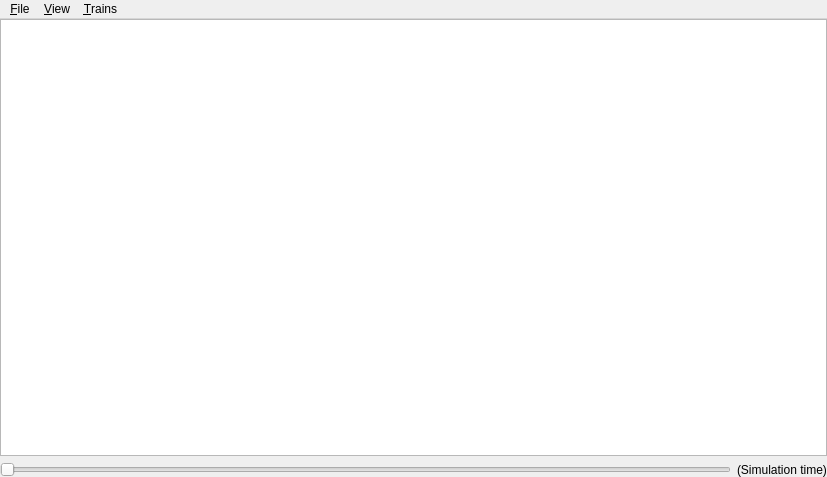
<?xml version="1.0" encoding="UTF-8"?>
<ui version="4.0">
 <class>MainWindow</class>
 <widget class="QMainWindow" name="MainWindow">
  <property name="geometry">
   <rect>
    <x>0</x>
    <y>0</y>
    <width>827</width>
    <height>477</height>
   </rect>
  </property>
  <property name="windowTitle">
   <string>Zusi Route Graph</string>
  </property>
  <widget class="QWidget" name="centralWidget">
   <layout class="QVBoxLayout" name="verticalLayout_2">
    <property name="margin">
     <number>0</number>
    </property>
    <item>
     <layout class="QVBoxLayout" name="verticalLayout">
      <item>
       <widget class="TrackView" name="trackView"/>
      </item>
      <item>
       <layout class="QHBoxLayout" name="horizontalLayout">
        <item>
         <widget class="QSlider" name="simTimeSlider">
          <property name="maximum">
           <number>0</number>
          </property>
          <property name="orientation">
           <enum>Qt::Horizontal</enum>
          </property>
         </widget>
        </item>
        <item>
         <widget class="QLabel" name="simTimeLabel">
          <property name="locale">
           <locale language="English" country="UnitedStates"/>
          </property>
          <property name="text">
           <string>(Simulation time)</string>
          </property>
         </widget>
        </item>
       </layout>
      </item>
     </layout>
    </item>
   </layout>
  </widget>
  <widget class="QMenuBar" name="menuBar">
   <property name="geometry">
    <rect>
     <x>0</x>
     <y>0</y>
     <width>827</width>
     <height>19</height>
    </rect>
   </property>
   <widget class="QMenu" name="menuFile">
    <property name="title">
     <string>&amp;File</string>
    </property>
    <addaction name="actionOpen"/>
    <addaction name="separator"/>
    <addaction name="actionOpenCapture"/>
    <addaction name="actionSaveCapture"/>
   </widget>
   <widget class="QMenu" name="menu_View">
    <property name="title">
     <string>&amp;View</string>
    </property>
    <addaction name="actionZoomIn"/>
    <addaction name="actionZoomOut"/>
    <addaction name="actionZoomFit"/>
    <addaction name="separator"/>
    <addaction name="actionShowSignalNames"/>
    <addaction name="actionShowViewPointNames"/>
    <addaction name="actionShowStartingPointNames"/>
    <addaction name="actionShowStationNames"/>
    <addaction name="actionShowAutomaticRegisters"/>
    <addaction name="actionShowManualRegisters"/>
    <addaction name="separator"/>
    <addaction name="actionShowUnreachableTrackElements"/>
    <addaction name="separator"/>
    <addaction name="actionTextScaling"/>
    <addaction name="actionAntiAliasing"/>
   </widget>
   <widget class="QMenu" name="menu_Trains">
    <property name="title">
     <string>&amp;Trains</string>
    </property>
    <addaction name="actionReconnectToZusi"/>
    <addaction name="separator"/>
    <addaction name="actionShowTrains"/>
    <addaction name="actionShowTrainName"/>
    <addaction name="actionShowCurrentSpeed"/>
    <addaction name="actionShowTargetSignal"/>
   </widget>
   <addaction name="menuFile"/>
   <addaction name="menu_View"/>
   <addaction name="menu_Trains"/>
  </widget>
  <action name="actionOpen">
   <property name="text">
    <string>&amp;Open route</string>
   </property>
   <property name="shortcut">
    <string>Ctrl+O</string>
   </property>
  </action>
  <action name="actionTextScaling">
   <property name="checkable">
    <bool>true</bool>
   </property>
   <property name="text">
    <string>&amp;Text scaling</string>
   </property>
   <property name="iconVisibleInMenu">
    <bool>true</bool>
   </property>
  </action>
  <action name="actionShowSignalNames">
   <property name="checkable">
    <bool>true</bool>
   </property>
   <property name="checked">
    <bool>true</bool>
   </property>
   <property name="text">
    <string>&amp;Signal names</string>
   </property>
   <property name="shortcut">
    <string>S</string>
   </property>
  </action>
  <action name="actionShowViewPointNames">
   <property name="checkable">
    <bool>true</bool>
   </property>
   <property name="checked">
    <bool>true</bool>
   </property>
   <property name="text">
    <string>&amp;View point names</string>
   </property>
   <property name="shortcut">
    <string>V</string>
   </property>
  </action>
  <action name="actionShowStartingPointNames">
   <property name="checkable">
    <bool>true</bool>
   </property>
   <property name="checked">
    <bool>true</bool>
   </property>
   <property name="text">
    <string>St&amp;arting point names</string>
   </property>
   <property name="shortcut">
    <string>T</string>
   </property>
  </action>
  <action name="actionAntiAliasing">
   <property name="checkable">
    <bool>true</bool>
   </property>
   <property name="checked">
    <bool>true</bool>
   </property>
   <property name="text">
    <string>A&amp;nti-aliasing</string>
   </property>
  </action>
  <action name="actionZoomIn">
   <property name="text">
    <string>Zoom &amp;in</string>
   </property>
   <property name="shortcut">
    <string>+</string>
   </property>
  </action>
  <action name="actionZoomOut">
   <property name="text">
    <string>Zoom &amp;out</string>
   </property>
   <property name="shortcut">
    <string>-</string>
   </property>
  </action>
  <action name="actionZoomFit">
   <property name="text">
    <string>&amp;Fit to window</string>
   </property>
   <property name="shortcut">
    <string>1</string>
   </property>
  </action>
  <action name="actionReconnectToZusi">
   <property name="enabled">
    <bool>false</bool>
   </property>
   <property name="text">
    <string>&amp;Reconnect to Zusi</string>
   </property>
  </action>
  <action name="actionShowTrains">
   <property name="checkable">
    <bool>true</bool>
   </property>
   <property name="checked">
    <bool>true</bool>
   </property>
   <property name="text">
    <string>&amp;Show trains</string>
   </property>
   <property name="shortcut">
    <string>Z</string>
   </property>
  </action>
  <action name="actionShowTrainName">
   <property name="checkable">
    <bool>true</bool>
   </property>
   <property name="checked">
    <bool>true</bool>
   </property>
   <property name="text">
    <string>Show train &amp;names</string>
   </property>
  </action>
  <action name="actionShowCurrentSpeed">
   <property name="checkable">
    <bool>true</bool>
   </property>
   <property name="checked">
    <bool>false</bool>
   </property>
   <property name="text">
    <string>Show &amp;current speed</string>
   </property>
  </action>
  <action name="actionShowTargetSignal">
   <property name="checkable">
    <bool>true</bool>
   </property>
   <property name="text">
    <string>Show &amp;target signal</string>
   </property>
  </action>
  <action name="actionShowStationNames">
   <property name="checkable">
    <bool>true</bool>
   </property>
   <property name="checked">
    <bool>true</bool>
   </property>
   <property name="text">
    <string>Stati&amp;on names</string>
   </property>
   <property name="shortcut">
    <string>H</string>
   </property>
  </action>
  <action name="actionOpenCapture">
   <property name="enabled">
    <bool>false</bool>
   </property>
   <property name="text">
    <string>Open &amp;capture</string>
   </property>
   <property name="shortcut">
    <string>Ctrl+Shift+O</string>
   </property>
  </action>
  <action name="actionSaveCapture">
   <property name="enabled">
    <bool>false</bool>
   </property>
   <property name="text">
    <string>&amp;Save capture</string>
   </property>
   <property name="shortcut">
    <string>Ctrl+S</string>
   </property>
  </action>
  <action name="actionShowUnreachableTrackElements">
   <property name="checkable">
    <bool>true</bool>
   </property>
   <property name="checked">
    <bool>true</bool>
   </property>
   <property name="text">
    <string>&amp;Unreachable track elements</string>
   </property>
   <property name="shortcut">
    <string>U</string>
   </property>
  </action>
  <action name="actionShowManualRegisters">
   <property name="checkable">
    <bool>true</bool>
   </property>
   <property name="text">
    <string>Manual &amp;registers</string>
   </property>
   <property name="shortcut">
    <string>R</string>
   </property>
  </action>
  <action name="actionShowAutomaticRegisters">
   <property name="checkable">
    <bool>true</bool>
   </property>
   <property name="text">
    <string>A&amp;utomatic registers</string>
   </property>
   <property name="shortcut">
    <string>Shift+R</string>
   </property>
  </action>
 </widget>
 <layoutdefault spacing="6" margin="11"/>
 <customwidgets>
  <customwidget>
   <class>TrackView</class>
   <extends>QGraphicsView</extends>
   <header>trackview.h</header>
   <slots>
    <signal>mouseDoubleClicked(QMouseEvent*)</signal>
   </slots>
  </customwidget>
 </customwidgets>
 <resources/>
 <connections>
  <connection>
   <sender>actionOpen</sender>
   <signal>triggered()</signal>
   <receiver>MainWindow</receiver>
   <slot>fileOpenTriggered()</slot>
   <hints>
    <hint type="sourcelabel">
     <x>-1</x>
     <y>-1</y>
    </hint>
    <hint type="destinationlabel">
     <x>426</x>
     <y>251</y>
    </hint>
   </hints>
  </connection>
  <connection>
   <sender>actionTextScaling</sender>
   <signal>toggled(bool)</signal>
   <receiver>MainWindow</receiver>
   <slot>textScaleTriggered(bool)</slot>
   <hints>
    <hint type="sourcelabel">
     <x>-1</x>
     <y>-1</y>
    </hint>
    <hint type="destinationlabel">
     <x>426</x>
     <y>251</y>
    </hint>
   </hints>
  </connection>
  <connection>
   <sender>actionShowSignalNames</sender>
   <signal>triggered(bool)</signal>
   <receiver>MainWindow</receiver>
   <slot>showSignalNamesTriggered(bool)</slot>
   <hints>
    <hint type="sourcelabel">
     <x>-1</x>
     <y>-1</y>
    </hint>
    <hint type="destinationlabel">
     <x>423</x>
     <y>248</y>
    </hint>
   </hints>
  </connection>
  <connection>
   <sender>actionShowStartingPointNames</sender>
   <signal>triggered(bool)</signal>
   <receiver>MainWindow</receiver>
   <slot>showStartingPointNamesTriggered(bool)</slot>
   <hints>
    <hint type="sourcelabel">
     <x>-1</x>
     <y>-1</y>
    </hint>
    <hint type="destinationlabel">
     <x>423</x>
     <y>248</y>
    </hint>
   </hints>
  </connection>
  <connection>
   <sender>actionShowViewPointNames</sender>
   <signal>triggered(bool)</signal>
   <receiver>MainWindow</receiver>
   <slot>showViewPointNamesTriggered(bool)</slot>
   <hints>
    <hint type="sourcelabel">
     <x>-1</x>
     <y>-1</y>
    </hint>
    <hint type="destinationlabel">
     <x>423</x>
     <y>248</y>
    </hint>
   </hints>
  </connection>
  <connection>
   <sender>actionAntiAliasing</sender>
   <signal>triggered(bool)</signal>
   <receiver>MainWindow</receiver>
   <slot>antiAliasingTriggered(bool)</slot>
   <hints>
    <hint type="sourcelabel">
     <x>-1</x>
     <y>-1</y>
    </hint>
    <hint type="destinationlabel">
     <x>423</x>
     <y>248</y>
    </hint>
   </hints>
  </connection>
  <connection>
   <sender>actionZoomIn</sender>
   <signal>triggered()</signal>
   <receiver>MainWindow</receiver>
   <slot>zoomInTriggered()</slot>
   <hints>
    <hint type="sourcelabel">
     <x>-1</x>
     <y>-1</y>
    </hint>
    <hint type="destinationlabel">
     <x>422</x>
     <y>247</y>
    </hint>
   </hints>
  </connection>
  <connection>
   <sender>actionZoomOut</sender>
   <signal>triggered()</signal>
   <receiver>MainWindow</receiver>
   <slot>zoomOutTriggered()</slot>
   <hints>
    <hint type="sourcelabel">
     <x>-1</x>
     <y>-1</y>
    </hint>
    <hint type="destinationlabel">
     <x>422</x>
     <y>247</y>
    </hint>
   </hints>
  </connection>
  <connection>
   <sender>actionZoomFit</sender>
   <signal>triggered()</signal>
   <receiver>MainWindow</receiver>
   <slot>zoomFitTriggered()</slot>
   <hints>
    <hint type="sourcelabel">
     <x>-1</x>
     <y>-1</y>
    </hint>
    <hint type="destinationlabel">
     <x>422</x>
     <y>247</y>
    </hint>
   </hints>
  </connection>
  <connection>
   <sender>simTimeSlider</sender>
   <signal>valueChanged(int)</signal>
   <receiver>MainWindow</receiver>
   <slot>simTimeSliderValueChanged(int)</slot>
   <hints>
    <hint type="sourcelabel">
     <x>379</x>
     <y>480</y>
    </hint>
    <hint type="destinationlabel">
     <x>421</x>
     <y>246</y>
    </hint>
   </hints>
  </connection>
  <connection>
   <sender>actionReconnectToZusi</sender>
   <signal>triggered()</signal>
   <receiver>MainWindow</receiver>
   <slot>reconnectToZusiTriggered()</slot>
   <hints>
    <hint type="sourcelabel">
     <x>-1</x>
     <y>-1</y>
    </hint>
    <hint type="destinationlabel">
     <x>420</x>
     <y>245</y>
    </hint>
   </hints>
  </connection>
  <connection>
   <sender>actionShowTrains</sender>
   <signal>triggered(bool)</signal>
   <receiver>MainWindow</receiver>
   <slot>showTrainsTriggered(bool)</slot>
   <hints>
    <hint type="sourcelabel">
     <x>-1</x>
     <y>-1</y>
    </hint>
    <hint type="destinationlabel">
     <x>420</x>
     <y>245</y>
    </hint>
   </hints>
  </connection>
  <connection>
   <sender>actionShowTrainName</sender>
   <signal>triggered(bool)</signal>
   <receiver>MainWindow</receiver>
   <slot>showTrainNameTriggered(bool)</slot>
   <hints>
    <hint type="sourcelabel">
     <x>-1</x>
     <y>-1</y>
    </hint>
    <hint type="destinationlabel">
     <x>420</x>
     <y>245</y>
    </hint>
   </hints>
  </connection>
  <connection>
   <sender>actionShowCurrentSpeed</sender>
   <signal>triggered(bool)</signal>
   <receiver>MainWindow</receiver>
   <slot>showCurrentSpeedTriggered(bool)</slot>
   <hints>
    <hint type="sourcelabel">
     <x>-1</x>
     <y>-1</y>
    </hint>
    <hint type="destinationlabel">
     <x>420</x>
     <y>245</y>
    </hint>
   </hints>
  </connection>
  <connection>
   <sender>actionShowTargetSignal</sender>
   <signal>triggered(bool)</signal>
   <receiver>MainWindow</receiver>
   <slot>showTargetSignalTriggered(bool)</slot>
   <hints>
    <hint type="sourcelabel">
     <x>-1</x>
     <y>-1</y>
    </hint>
    <hint type="destinationlabel">
     <x>420</x>
     <y>245</y>
    </hint>
   </hints>
  </connection>
  <connection>
   <sender>actionShowStationNames</sender>
   <signal>triggered(bool)</signal>
   <receiver>MainWindow</receiver>
   <slot>showStationNamesTriggered(bool)</slot>
   <hints>
    <hint type="sourcelabel">
     <x>-1</x>
     <y>-1</y>
    </hint>
    <hint type="destinationlabel">
     <x>419</x>
     <y>244</y>
    </hint>
   </hints>
  </connection>
  <connection>
   <sender>trackView</sender>
   <signal>mouseDoubleClicked(QMouseEvent*)</signal>
   <receiver>MainWindow</receiver>
   <slot>trackViewDoubleClicked(QMouseEvent*)</slot>
   <hints>
    <hint type="sourcelabel">
     <x>418</x>
     <y>238</y>
    </hint>
    <hint type="destinationlabel">
     <x>418</x>
     <y>243</y>
    </hint>
   </hints>
  </connection>
  <connection>
   <sender>actionOpenCapture</sender>
   <signal>triggered()</signal>
   <receiver>MainWindow</receiver>
   <slot>openCaptureTriggered()</slot>
   <hints>
    <hint type="sourcelabel">
     <x>-1</x>
     <y>-1</y>
    </hint>
    <hint type="destinationlabel">
     <x>417</x>
     <y>242</y>
    </hint>
   </hints>
  </connection>
  <connection>
   <sender>actionSaveCapture</sender>
   <signal>triggered()</signal>
   <receiver>MainWindow</receiver>
   <slot>saveCaptureTriggered()</slot>
   <hints>
    <hint type="sourcelabel">
     <x>-1</x>
     <y>-1</y>
    </hint>
    <hint type="destinationlabel">
     <x>417</x>
     <y>242</y>
    </hint>
   </hints>
  </connection>
  <connection>
   <sender>actionShowUnreachableTrackElements</sender>
   <signal>triggered(bool)</signal>
   <receiver>MainWindow</receiver>
   <slot>showUnreachableTrackElementsTriggered(bool)</slot>
   <hints>
    <hint type="sourcelabel">
     <x>-1</x>
     <y>-1</y>
    </hint>
    <hint type="destinationlabel">
     <x>415</x>
     <y>240</y>
    </hint>
   </hints>
  </connection>
  <connection>
   <sender>actionShowAutomaticRegisters</sender>
   <signal>triggered(bool)</signal>
   <receiver>MainWindow</receiver>
   <slot>showAutomaticRegistersTriggered(bool)</slot>
   <hints>
    <hint type="sourcelabel">
     <x>-1</x>
     <y>-1</y>
    </hint>
    <hint type="destinationlabel">
     <x>413</x>
     <y>238</y>
    </hint>
   </hints>
  </connection>
  <connection>
   <sender>actionShowManualRegisters</sender>
   <signal>triggered(bool)</signal>
   <receiver>MainWindow</receiver>
   <slot>showManualRegistersTriggered(bool)</slot>
   <hints>
    <hint type="sourcelabel">
     <x>-1</x>
     <y>-1</y>
    </hint>
    <hint type="destinationlabel">
     <x>413</x>
     <y>238</y>
    </hint>
   </hints>
  </connection>
 </connections>
 <slots>
  <slot>fileOpenTriggered()</slot>
  <slot>textScaleTriggered(bool)</slot>
  <slot>showSignalNamesTriggered(bool)</slot>
  <slot>showViewPointNamesTriggered(bool)</slot>
  <slot>showStartingPointNamesTriggered(bool)</slot>
  <slot>antiAliasingTriggered(bool)</slot>
  <slot>zoomInTriggered()</slot>
  <slot>zoomOutTriggered()</slot>
  <slot>zoomFitTriggered()</slot>
  <slot>simTimeSliderValueChanged(int)</slot>
  <slot>reconnectToZusiTriggered()</slot>
  <slot>showTrainsTriggered(bool)</slot>
  <slot>showTrainNameTriggered(bool)</slot>
  <slot>showCurrentSpeedTriggered(bool)</slot>
  <slot>showTargetSignalTriggered(bool)</slot>
  <slot>showStationNamesTriggered(bool)</slot>
  <slot>trackViewDoubleClicked(QMouseEvent*)</slot>
  <slot>openCaptureTriggered()</slot>
  <slot>saveCaptureTriggered()</slot>
  <slot>showUnreachableTrackElementsTriggered(bool)</slot>
  <slot>showAutomaticRegistersTriggered(bool)</slot>
  <slot>showManualRegistersTriggered(bool)</slot>
 </slots>
</ui>
